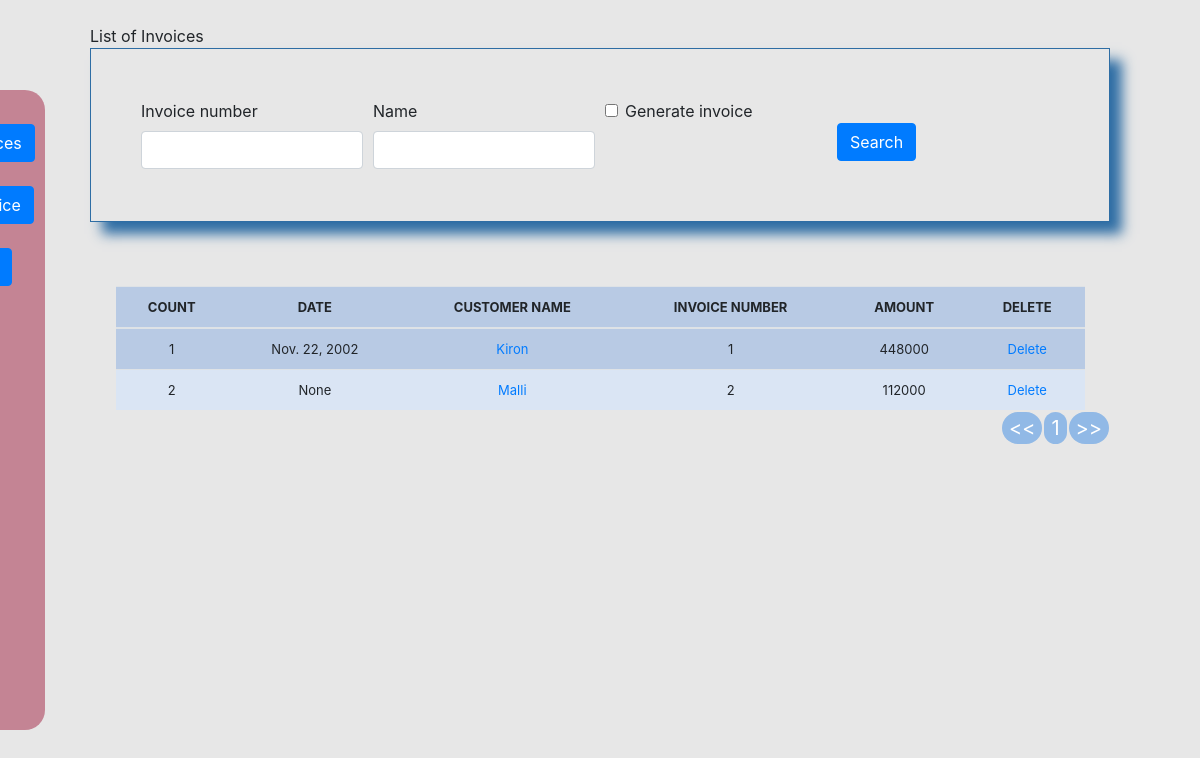
Before: /invoice/list_invoice/ (signed in) with the older database file.
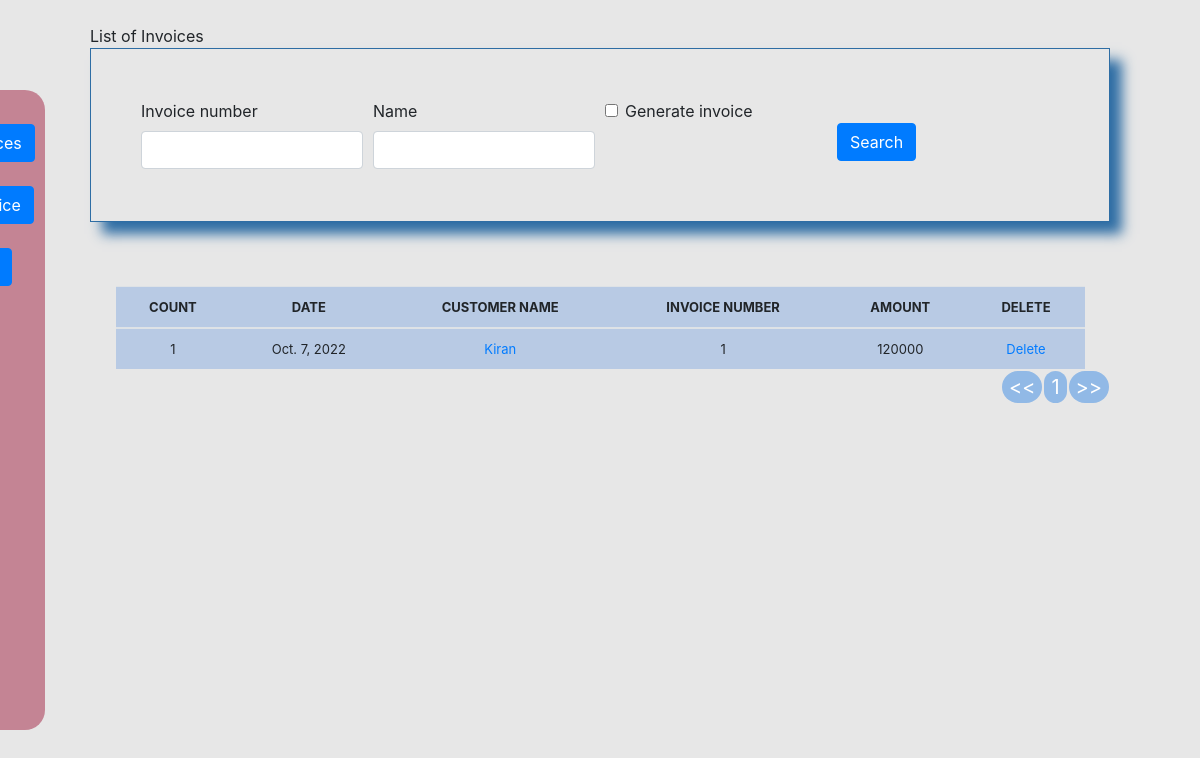
After: the same page with the newer database file.
### invoicecemgmt/models.py (models this page shows, shortened)
class Invoice(models.Model):
	comments = models.TextField(max_length=3000, default='', blank=True, null=True)
	invoice_number = models.IntegerField(blank=True, primary_key=True)
	invoice_date = models.DateField(auto_now_add=False, auto_now=False, blank=True, null=True)
	name = models.CharField('Customer Name', max_length=120, default='', blank=True, null=True)
	line_one = models.ForeignKey(Inventory, on_delete=models.CASCADE, related_name='+', verbose_name="Line 1", blank=True, default='', null=True)
	line_one_quantity = models.IntegerField('Quantity', default=0, blank=True, null=True)
	line_one_unit_price = models.IntegerField('Unit Price(₹)', default=0, blank=True, null=True)
	line_one_total_price = models.IntegerField('Line Total(₹)', default=0, blank=True, null=True)
	line_two = models.ForeignKey(Inventory, on_delete=models.CASCADE, related_name='+',  verbose_name="Line 2", blank=True, default='', null=True)
	line_two_quantity = models.IntegerField('Quantity', default=0, blank=True, null=True)
	line_two_unit_price = models.IntegerField('Unit Price(₹)', default=0, blank=True, null=True)
	line_two_total_price = models.IntegerField('Line Total(₹)', default=0, blank=True, null=True)
	line_three = models.ForeignKey(Inventory, on_delete=models.CASCADE, related_name='+',  verbose_name="Line 3", blank=True, default='', null=True)
	line_three_quantity = models.IntegerField('Quantity', default=0, blank=True, null=True)
	line_three_unit_price = models.IntegerField('Unit Price(₹)', default=0, blank=True, null=True)
	line_three_total_price = models.IntegerField('Line Total(₹)', default=0, blank=True, null=True)
	line_four = models.ForeignKey(Inventory, on_delete=models.CASCADE,related_name='+',  verbose_name="Line 4", blank=True, default='', null=True)
	line_four_quantity = models.IntegerField('Quantity', default=0, blank=True, null=True)
	line_four_unit_price = models.IntegerField('Unit Price(₹)', default=0, blank=True, null=True)
	line_four_total_price = models.IntegerField('Line Total(₹)', default=0, blank=True, null=True)
	line_five = models.ForeignKey(Inventory, on_delete=models.CASCADE, related_name='+',  verbose_name="Line 5", blank=True, default='', null=True)
	line_five_quantity = models.IntegerField('Quantity', default=0, blank=True, null=True)
	line_five_unit_price = models.IntegerField('Unit Price(₹)', default=0, blank=True, null=True)
	line_five_total_price = models.IntegerField('Line Total(₹)', default=0, blank=True, null=True)
	line_six = models.ForeignKey(Inventory, on_delete=models.CASCADE, related_name='+',  verbose_name="Line 6", blank=True, default='', null=True)
	line_six_quantity = models.IntegerField('Quantity', default=0, blank=True, null=True)
	line_six_unit_price = models.IntegerField('Unit Price(₹)', default=0, blank=True, null=True)
	line_six_total_price = models.IntegerField('Line Total(₹)', default=0, blank=True, null=True)
	line_seven = models.ForeignKey(Inventory, on_delete=models.CASCADE, related_name='+',  verbose_name="Line 7", blank=True, default='', null=True)
	line_seven_quantity = models.IntegerField('Quantity', default=0, blank=True, null=True)
	line_seven_unit_price = models.IntegerField('Unit Price(₹)', default=0, blank=True, null=True)
	line_seven_total_price = models.IntegerField('Line Total(₹)', default=0, blank=True, null=True)
	line_eight = models.ForeignKey(Inventory, on_delete=models.CASCADE, related_name='+',  verbose_name="Line 8", blank=True, default='', null=True)
	line_eight_quantity = models.IntegerField('Quantity', default=0, blank=True, null=True)
	line_eight_unit_price = models.IntegerField('Unit Price(₹)', default=0, blank=True, null=True)
	line_eight_total_price = models.IntegerField('Line Total(₹)', default=0, blank=True, null=True)
	line_nine = models.ForeignKey(Inventory, on_delete=models.CASCADE, related_name='+',  verbose_name="Line 9", blank=True, default='', null=True)
	line_nine_quantity = models.IntegerField('Quantity', default=0, blank=True, null=True)
	line_nine_unit_price = models.IntegerField('Unit Price(₹)', default=0, blank=True, null=True)
	line_nine_total_price = models.IntegerField('Line Total(₹)', default=0, blank=True, null=True)
	line_ten = models.ForeignKey(Inventory, on_delete=models.CASCADE, related_name='+',  verbose_name="Line 10", blank=True, default='', null=True)
	line_ten_quantity = models.IntegerField('Quantity', default=0, blank=True, null=True)
	line_ten_unit_price = models.IntegerField('Unit Price(₹)', default=0, blank=True, null=True)
	line_ten_total_price = models.IntegerField('Line Total(₹)', default=0, blank=True, null=True)
	phone_number = models.CharField(max_length=120, default='', blank=True, null=True)
	total = models.IntegerField(default='0', blank=True, null=True)
	balance = models.IntegerField(default='0', blank=True, null=True)
	timestamp = models.DateTimeField(auto_now_add=True, auto_now=False)
	last_updated = models.DateTimeField(auto_now_add=False, auto_now=True, blank=True)
	paid = models.BooleanField(default=False)
	invoice_type_choice = (
	('Invoice', 'Invoice'),
	('Receipt', 'Receipt'),
	)
	invoice_type = models.CharField(max_length=50, blank=True, null=True, choices=invoice_type_choice)

### invoicecemgmt/views.py (the view, shortened to what this page needs)
# urls.py: path('list_invoice/', views.list_invoice, name='list_invoice'),
@login_required
def list_invoice(request):
    title = 'List of Invoices'
    queryset = Invoice.objects.all()
    form = InvoiceSearchForm(request.POST or None)
    context = {
    "title": title,
    "queryset": queryset,
    "form":form,
    }
    if request.method == 'POST':
           queryset = Invoice.objects.filter(invoice_number__icontains=form['invoice_number'].value(),name__icontains=form['name'].value())
    context = {
    "form": form,
    "title": title,
    "queryset": queryset,
    }
    return render(request, "list_invoice.html", context)

### invoicecemgmt/forms.py
class InvoiceSearchForm(forms.Form):
	generate_invoice = forms.BooleanField(required=False)
	invoice_number = forms.CharField(max_length=100, required=False)
	name = forms.CharField(max_length=100, required=False)

### djangoproject/templates/list_invoice.html (shortened to what this page needs)
{% load static %}
{% load crispy_forms_tags %}
{% include 'navbar.html' %}
<!DOCTYPE html>
<html>
<head>
	<link rel="stylesheet" type="text/css" href="https://stackpath.bootstrapcdn.com/bootstrap/4.5.2/css/bootstrap.min.css">
	<link href="{% static 'css/stylesheet.css' %}" rel="stylesheet">
	<link href="{% static 'js/jquery-ui-1.12.1/jquery-ui.min.css' %}" rel="stylesheet">
	<link href="{% static 'js/jquery-ui-1.12.1/jquery-ui.structure.min.css' %}" rel="stylesheet">
	<link href="{% static 'js/jquery-ui-1.12.1/jquery-ui.structure.css' %}" rel="stylesheet">
	<link href="{% static 'js/jquery-ui-1.12.1/jquery-ui.theme.min.css' %}" rel="stylesheet">
	<link href="{% static 'js/jquery-ui-1.12.1/jquery-ui.min.js' %}" rel="stylesheet">
	<link href="{% static 'js/jquery-ui-1.12.1/jquery-ui.theme.css' %}" rel="stylesheet">
</head>
<body>
	<div class='main-container'>
		{{title}}
		<div class="myForm">
			<form method='POST' action=''>{% csrf_token %}
				<div class="row">
					<div class='col-sm-12'>
						<div class="form-row">
							<div class="form-group col-md-3">
								{{ form.invoice_number|as_crispy_field }}
							</div>
							<div class="form-group col-md-3">
								{{ form.name|as_crispy_field }}
							</div>
							<div class="form-group col-md-3">
								{{ form.generate_invoice|as_crispy_field }}
							</div>
							<div class="form-group col-md-3">
								<br>
								<button type="submit" class="btn btn-primary">Search</button>
							</div>
						</div>
					</div>
				</div>
			</form>
		</div>
		<br><br>
		<table class='table'>
			<thead>
				<tr>
					<th>COUNT</th>
					<th>DATE</th>
					<th>CUSTOMER NAME</th>
					<th>INVOICE NUMBER</th>
					<th>AMOUNT</th>
					<th>DELETE</th>
				</tr>
			</thead>
			{% for instance in queryset %}
			<tr>
				<td>{{forloop.counter}}</td>
				<td>{{instance.invoice_date}}</td>
				<td><a href="{% url 'update_invoice' instance.pk %}">{{instance.name}}</a></td>
				<td>{{instance.invoice_number}}</td>
				<td>{{instance.total}}</td>
				<td><a href="{% url 'delete_invoice' instance.pk %}">Delete</a></td>
			</tr>
			{% endfor %}
		</table>
	</div>
</body>
</html>

Changed rows visible on the page:
removed Invoice: invoice_date "None", name "Malli", invoice_number "2", total "112000"
changed Invoice id 1: invoice_date "Nov. 22, 2002" → "Oct. 7, 2022"; name "Kiron" → "Kiran"; total "448000" → "120000"
